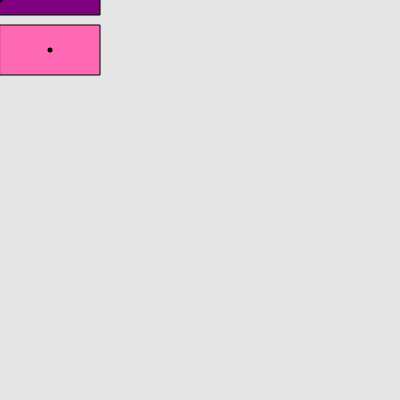
Frame 1 (no input)
Frame 60 (no input): identical to frame 1, image omitted
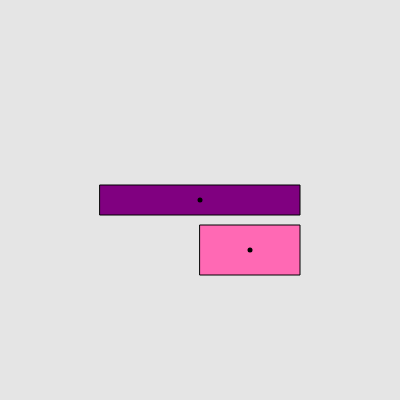
Frame 120 (the mouse pressed at the canvas centre since frame 60)

The p5.js sketch that drew these frames (run headless with seeded random() and noise() and a simulated clock; from frame 60 on, the mouse is pressed at the canvas centre):

// p5.js sketch
// ── sketch.js
function setup() {
  createCanvas(400, 400);
  rectMode(CENTER);

}
function draw() {
  background(229);
  strokeWeight(1);
  fill("hotpink");
  translate(mouseX,mouseY);
  rect(50, 50, 100, 50);
  fill("purple");
  rect(0,0,200,30);
  strokeWeight(5);
  point(0,0);
  point(50,50);
  
}
